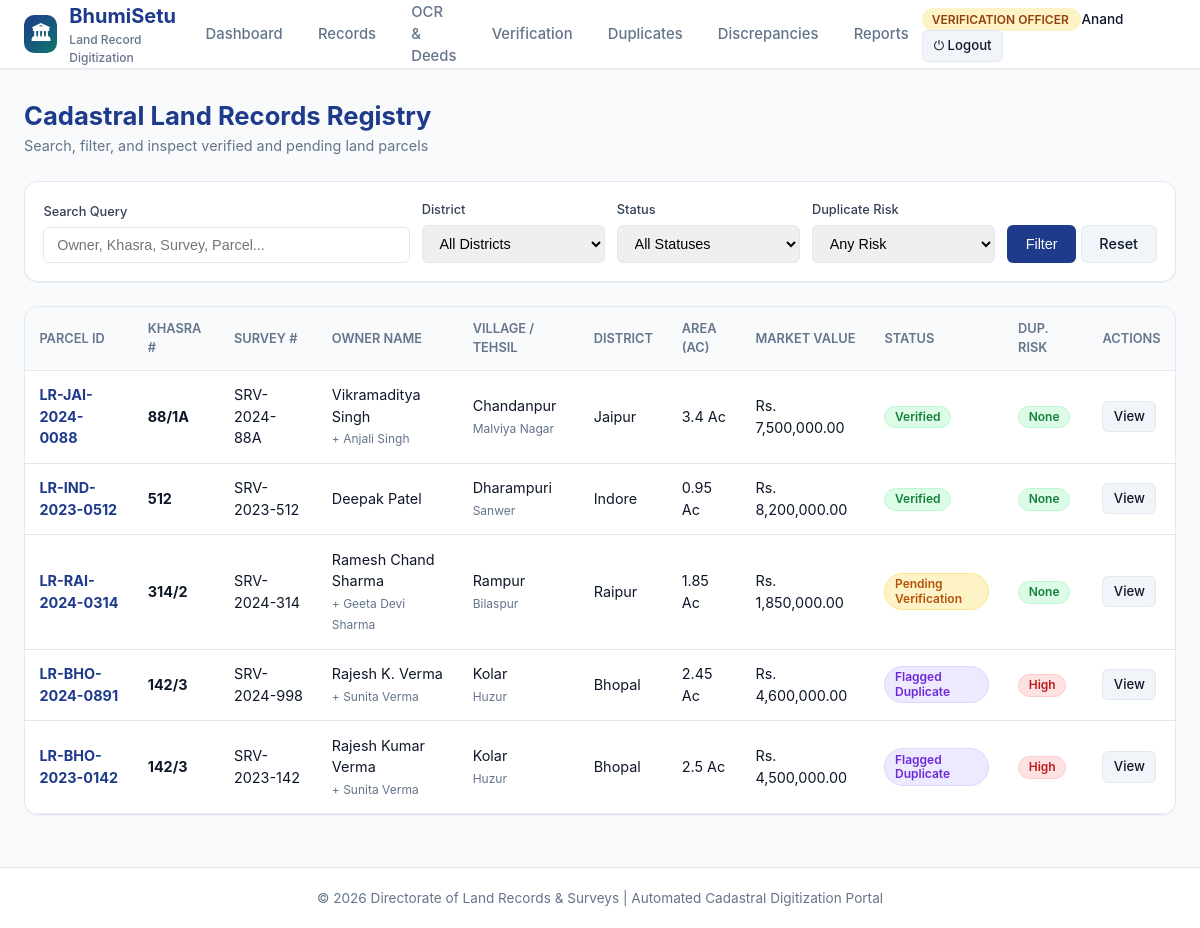
The page /records (signed in) on the database its author committed.
### models/user.py (models this page shows, shortened)
class User(UserMixin, db.Model):
    __tablename__ = 'users'
    id = db.Column(db.Integer, primary_key=True)
    email = db.Column(db.String(120), unique=True, nullable=False, index=True)
    name = db.Column(db.String(120), nullable=False)
    password_hash = db.Column(db.String(256), nullable=False)
    role = db.Column(db.String(50), nullable=False, default='Revenue Officer')
    department = db.Column(db.String(100), default='Revenue & Land Records Dept')
    is_active = db.Column(db.Boolean, default=True)
    created_at = db.Column(db.DateTime, default=datetime.utcnow)
    created_records = db.relationship('LandRecord', backref='creator', lazy=True, foreign_keys='LandRecord.created_by_id')
    uploaded_docs = db.relationship('Document', backref='uploader', lazy=True, foreign_keys='Document.uploaded_by_id')
    verifications = db.relationship('Verification', backref='verifier', lazy=True, foreign_keys='Verification.verified_by_id')
    audit_logs = db.relationship('AuditLog', backref='user', lazy=True, foreign_keys='AuditLog.user_id')
    @property
    def is_admin(self):
        return self.role == 'Administrator'
    @property
    def is_revenue_officer(self):
        return self.role in ['Revenue Officer', 'Administrator']
    @property
    def is_verification_officer(self):
        return self.role in ['Verification Officer', 'Administrator']

### models/land_record.py (models this page shows, shortened)
class LandRecord(db.Model):
    __tablename__ = 'land_records'
    id = db.Column(db.Integer, primary_key=True)
    khasra_number = db.Column(db.String(64), nullable=False, index=True)
    survey_number = db.Column(db.String(64), nullable=False, index=True)
    parcel_id = db.Column(db.String(64), unique=True, nullable=False, index=True)
    owner_name = db.Column(db.String(150), nullable=False, index=True)
    co_owners = db.Column(db.String(300), nullable=True)
    father_or_husband_name = db.Column(db.String(150), nullable=True)
    aadhaar_masked = db.Column(db.String(20), nullable=True)
    district = db.Column(db.String(100), nullable=False, index=True)
    tehsil = db.Column(db.String(100), nullable=False)
    village = db.Column(db.String(100), nullable=False, index=True)
    pincode = db.Column(db.String(10), nullable=True)
    land_type = db.Column(db.String(50), nullable=False, default='Agricultural')
    area_acres = db.Column(db.Float, nullable=False, default=0.0)
    area_sqft = db.Column(db.Float, nullable=True, default=0.0)
    market_value = db.Column(db.Float, nullable=False, default=0.0)
    mutation_number = db.Column(db.String(64), nullable=True)
    registration_date = db.Column(db.Date, nullable=True)
    north_boundary = db.Column(db.String(200), nullable=True)
    south_boundary = db.Column(db.String(200), nullable=True)
    east_boundary = db.Column(db.String(200), nullable=True)
    west_boundary = db.Column(db.String(200), nullable=True)
    status = db.Column(db.String(50), default='Pending Verification', index=True)
    duplicate_risk = db.Column(db.String(20), default='None')
    duplicate_matched_id = db.Column(db.Integer, nullable=True)
    duplicate_notes = db.Column(db.Text, nullable=True)
    mismatch_detected = db.Column(db.Boolean, default=False)
    mismatch_notes = db.Column(db.Text, nullable=True)
    created_by_id = db.Column(db.Integer, db.ForeignKey('users.id'), nullable=False)
    created_at = db.Column(db.DateTime, default=datetime.utcnow)
    updated_at = db.Column(db.DateTime, default=datetime.utcnow, onupdate=datetime.utcnow)
    documents = db.relationship('Document', backref='record', lazy=True, cascade='all, delete-orphan')
    verifications = db.relationship('Verification', backref='record', lazy=True, cascade='all, delete-orphan', order_by='desc(Verification.verification_date)')

### routes/records.py (the view, shortened to what this page needs)
@records_bp.route('/records')
@login_required
def list_records():
    query_str = request.args.get('q', '').strip()
    status_filter = request.args.get('status', '').strip()
    district_filter = request.args.get('district', '').strip()
    type_filter = request.args.get('land_type', '').strip()
    duplicate_filter = request.args.get('duplicate_risk', '').strip()
    records_query = LandRecord.query
    if status_filter:
        records_query = records_query.filter(LandRecord.status == status_filter)
    if district_filter:
        records_query = records_query.filter(LandRecord.district == district_filter)
    if type_filter:
        records_query = records_query.filter(LandRecord.land_type == type_filter)
    if duplicate_filter:
        records_query = records_query.filter(LandRecord.duplicate_risk == duplicate_filter)
    records = records_query.order_by(LandRecord.updated_at.desc()).all()
    districts = [r[0] for r in db.session.query(LandRecord.district).distinct().all() if r[0]]
    land_types = [r[0] for r in db.session.query(LandRecord.land_type).distinct().all() if r[0]]
    return render_template(
        'records.html',
        records=records,
        districts=districts,
        land_types=land_types,
        selected_q=query_str,
        selected_status=status_filter,
        selected_district=district_filter,
        selected_type=type_filter,
        selected_duplicate=duplicate_filter
    )

### templates/records.html (shortened to what this page needs)
{% extends "base.html" %}
{% block content %}
<div style="display: flex; justify-content: space-between; align-items: center; margin-bottom: 1.5rem; flex-wrap: wrap; gap: 1rem;">
  <div>
    <h1 style="font-size: 1.6rem; font-weight: 700; color: var(--primary);">Cadastral Land Records Registry</h1>
    <p style="color: var(--text-muted); font-size: 0.9rem;">Search, filter, and inspect verified and pending land parcels</p>
  </div>
</div>
<div class="card" style="margin-bottom: 1.5rem;">
  <div class="card-body" style="padding: 1.15rem;">
    <form method="GET" action="{{ url_for('records.list_records') }}" style="display: grid; grid-template-columns: 2fr 1fr 1fr 1fr auto; gap: 0.75rem; align-items: end;">
      <div>
        <label class="form-label" style="font-size: 0.8rem;">Search Query</label>
        <input type="text" name="q" class="form-control" placeholder="Owner, Khasra, Survey, Parcel..." value="{{ selected_q }}">
      </div>
      <div>
        <label class="form-label" style="font-size: 0.8rem;">District</label>
        <select name="district" class="form-control">
          <option value="">All Districts</option>
        </select>
      </div>
      <div>
        <label class="form-label" style="font-size: 0.8rem;">Status</label>
        <select name="status" class="form-control">
          <option value="">All Statuses</option>
        </select>
      </div>
      <div>
        <label class="form-label" style="font-size: 0.8rem;">Duplicate Risk</label>
        <select name="duplicate_risk" class="form-control">
          <option value="">Any Risk</option>
        </select>
      </div>
      <div>
        <button type="submit" class="btn btn-primary" style="height: 38px;">Filter</button>
        <a href="{{ url_for('records.list_records') }}" class="btn btn-secondary" style="height: 38px;">Reset</a>
      </div>
    </form>
  </div>
</div>
<div class="card">
  <div class="table-responsive">
    <table class="table">
      <thead>
        <tr>
          <th>Parcel ID</th>
          <th>Khasra #</th>
          <th>Survey #</th>
          <th>Owner Name</th>
          <th>Village / Tehsil</th>
          <th>District</th>
          <th>Area (Ac)</th>
          <th>Market Value</th>
          <th>Status</th>
          <th>Dup. Risk</th>
          <th>Actions</th>
        </tr>
      </thead>
      <tbody>
        {% for rec in records %}
        <tr>
          <td><a href="{{ url_for('records.view_record', record_id=rec.id) }}"><b>{{ rec.parcel_id }}</b></a></td>
          <td><b>{{ rec.khasra_number }}</b></td>
          <td>{{ rec.survey_number }}</td>
          <td>
            {{ rec.owner_name }}
            {% if rec.co_owners %}<br><small style="color: var(--text-muted);">+ {{ rec.co_owners }}</small>{% endif %}
          </td>
          <td>{{ rec.village }}<br><small style="color: var(--text-muted);">{{ rec.tehsil }}</small></td>
          <td>{{ rec.district }}</td>
          <td>{{ rec.area_acres }} Ac</td>
          <td>{{ rec.market_value|currency }}</td>
          <td><span class="badge {{ rec.status|status_badge }}">{{ rec.status }}</span></td>
          <td><span class="badge {{ rec.duplicate_risk|risk_badge }}">{{ rec.duplicate_risk }}</span></td>
          <td>
            <a href="{{ url_for('records.view_record', record_id=rec.id) }}" class="btn btn-sm btn-secondary">View</a>
          </td>
        </tr>
        {% else %}
        <tr>
          <td colspan="11" style="text-align: center; padding: 2.5rem; color: var(--text-muted);">
            No records matched your search filters.
          </td>
        </tr>
        {% endfor %}
      </tbody>
    </table>
  </div>
</div>
{% endblock %}

### templates/base.html (shortened to what this page needs)
<!DOCTYPE html>
<html lang="en">
<head>
  <link rel="stylesheet" href="{{ url_for('static', filename='css/style.css') }}">
</head>
<body>
  <header class="navbar">
    <div class="nav-container">
      <a href="{{ url_for('dashboard.root') }}" class="brand-logo">
        <div class="brand-icon">&#127963;</div>
        <div>
          <span>BhumiSetu</span>
          <span style="font-size: 0.75rem; display: block; color: var(--text-muted); font-weight: 500;">Land Record Digitization</span>
        </div>
      </a>
      {% if current_user.is_authenticated %}
      <nav>
        <ul class="nav-links">
          <li class="nav-item"><a href="{{ url_for('dashboard.index') }}">Dashboard</a></li>
          <li class="nav-item"><a href="{{ url_for('records.list_records') }}">Records</a></li>
          <li class="nav-item"><a href="{{ url_for('documents.list_documents') }}">OCR & Deeds</a></li>
          {% if current_user.is_verification_officer or current_user.is_admin %}
          <li class="nav-item"><a href="{{ url_for('verification.queue') }}">Verification</a></li>
          {% endif %}
          <li class="nav-item"><a href="{{ url_for('records.view_duplicates') }}">Duplicates</a></li>
          <li class="nav-item"><a href="{{ url_for('records.view_mismatches') }}">Discrepancies</a></li>
          <li class="nav-item"><a href="{{ url_for('reports.report_center') }}">Reports</a></li>
        </ul>
      </nav>
      <div class="user-badge-wrap">
        <span class="role-pill {% if current_user.is_admin %}role-admin{% elif current_user.role == 'Verification Officer' %}role-verify{% else %}role-revenue{% endif %}">
          {{ current_user.role }}
        </span>
        <span style="font-size: 0.85rem; font-weight: 500;">{{ current_user.name.split(' ')[0] }}</span>
        <a href="{{ url_for('auth.logout') }}" class="btn btn-sm btn-secondary" title="Logout">&#9211; Logout</a>
      </div>
      {% else %}
      <div>
        <a href="{{ url_for('auth.login') }}" class="btn btn-primary">Sign In</a>
      </div>
      {% endif %}
    </div>
  </header>
  <main class="main-wrapper">
    {% block content %}{% endblock %}
  </main>
  <footer>
    <div style="max-width: 1350px; margin: 0 auto; padding: 0 1.5rem;">
      <p>&copy; 2026 Directorate of Land Records & Surveys | Automated Cadastral Digitization Portal</p>
    </div>
  </footer>
</body>
</html>

### static/css/style.css (style rules this page uses)
:root { --primary: #1e3a8a; --primary-hover: #172554; --primary-light: #dbeafe; --secondary: #0f766e; --secondary-light: #ccfbf1; --accent: #d97706; --accent-light: #fef3c7; --danger: #dc2626; --danger-light: #fee2e2; --success: #16a34a; --success-light: #dcfce7; --purple: #7c3aed; --purple-light: #ede9fe; --text-main: #0f172a; --text-muted: #64748b; --bg-body: #f8fafc; --bg-card: #ffffff; --border-color: #e2e8f0; --radius-sm: 6px; --radius-md: 10px; --radius-lg: 14px; --shadow-sm: 0 1px 2px 0 rgb(0 0 0 / 0.05); --shadow-md: 0 4px 6px -1px rgb(0 0 0 / 0.1); --shadow-lg: 0 10px 15px -3px rgb(0 0 0 / 0.1); }
* { box-sizing: border-box; margin: 0; padding: 0; }
body { font-family: -apple-system, BlinkMacSystemFont, 'Segoe UI', Roboto, Helvetica, Arial, sans-serif; background-color: var(--bg-body); color: var(--text-main); line-height: 1.5; min-height: 100vh; display: flex; flex-direction: column; }
a { color: var(--primary); text-decoration: none; }
.navbar { background: #ffffff; border-bottom: 1px solid var(--border-color); position: sticky; top: 0; z-index: 1000; box-shadow: var(--shadow-sm); }
.nav-container { max-width: 1350px; margin: 0 auto; padding: 0 1.5rem; display: flex; align-items: center; justify-content: space-between; height: 68px; }
.brand-logo { display: flex; align-items: center; gap: 0.75rem; font-weight: 700; font-size: 1.25rem; color: var(--primary); }
.brand-icon { background: linear-gradient(135deg, #1e3a8a, #0f766e); color: white; width: 38px; height: 38px; border-radius: var(--radius-md); display: flex; align-items: center; justify-content: center; font-size: 1.2rem; }
.nav-links { display: flex; align-items: center; gap: 0.5rem; list-style: none; }
.nav-item a { padding: 0.5rem 0.85rem; border-radius: var(--radius-sm); color: var(--text-muted); font-weight: 500; font-size: 0.925rem; display: flex; align-items: center; gap: 0.35rem; }
.role-pill { font-size: 0.75rem; font-weight: 600; padding: 0.25rem 0.6rem; border-radius: 9999px; text-transform: uppercase; }
.role-verify { background-color: #fef3c7; color: #92400e; }
.main-wrapper { flex: 1; max-width: 1350px; width: 100%; margin: 0 auto; padding: 1.75rem 1.5rem; }
.btn { display: inline-flex; align-items: center; gap: 0.4rem; padding: 0.5rem 1.1rem; border-radius: var(--radius-sm); font-size: 0.9rem; font-weight: 500; cursor: pointer; border: 1px solid transparent; transition: all 0.15s ease; text-decoration: none; }
.btn-primary { background: var(--primary); color: white; }
.btn-secondary { background: #f1f5f9; color: var(--text-main); border-color: var(--border-color); }
.btn-sm { padding: 0.3rem 0.65rem; font-size: 0.825rem; }
.card { background: var(--bg-card); border: 1px solid var(--border-color); border-radius: var(--radius-lg); box-shadow: var(--shadow-sm); overflow: hidden; margin-bottom: 1.5rem; }
.card-body { padding: 1.35rem; }
.badge { display: inline-block; padding: 0.2rem 0.6rem; font-size: 0.75rem; font-weight: 600; border-radius: 9999px; line-height: 1.2; }
.badge-success { background-color: var(--success-light); color: #15803d; border: 1px solid #bbf7d0; }
.badge-warning { background-color: var(--accent-light); color: #b45309; border: 1px solid #fde68a; }
.badge-danger { background-color: var(--danger-light); color: #b91c1c; border: 1px solid #fecaca; }
.badge-purple { background-color: var(--purple-light); color: #6d28d9; border: 1px solid #ddd6fe; }
.table-responsive { overflow-x: auto; }
.table { width: 100%; border-collapse: collapse; text-align: left; font-size: 0.9rem; }
.table th { padding: 0.75rem 0.9rem; background-color: #f8fafc; color: var(--text-muted); font-weight: 600; border-bottom: 1px solid var(--border-color); font-size: 0.8rem; text-transform: uppercase; }
.table td { padding: 0.85rem 0.9rem; border-bottom: 1px solid var(--border-color); vertical-align: middle; }
.form-label { display: block; font-size: 0.85rem; font-weight: 500; margin-bottom: 0.35rem; color: #334155; }
.form-control { width: 100%; padding: 0.55rem 0.8rem; border: 1px solid var(--border-color); border-radius: var(--radius-sm); font-size: 0.9rem; }
footer { margin-top: auto; border-top: 1px solid var(--border-color); background: white; padding: 1.25rem 0; text-align: center; font-size: 0.85rem; color: var(--text-muted); }

### rows shown on the page
User: role "VERIFICATION OFFICER", name "Anand"
LandRecord: parcel_id "LR-JAI-2024-0088", khasra_number "88/1A", survey_number "SRV-2024-88A", owner_name "Vikramaditya Singh", co_owners "Anjali Singh", village "Chandanpur", tehsil "Malviya Nagar", district "Jaipur", area_acres "3.4", market_value "Rs. 7,500,000.00", status "Verified", duplicate_risk "None"
LandRecord: parcel_id "LR-IND-2023-0512", khasra_number "512", survey_number "SRV-2023-512", owner_name "Deepak Patel", village "Dharampuri", tehsil "Sanwer", district "Indore", area_acres "0.95", market_value "Rs. 8,200,000.00", status "Verified", duplicate_risk "None"
LandRecord: parcel_id "LR-RAI-2024-0314", khasra_number "314/2", survey_number "SRV-2024-314", owner_name "Ramesh Chand Sharma", co_owners "Geeta Devi Sharma", village "Rampur", tehsil "Bilaspur", district "Raipur", area_acres "1.85", market_value "Rs. 1,850,000.00", status "Pending Verification", duplicate_risk "None"
LandRecord: parcel_id "LR-BHO-2024-0891", khasra_number "142/3", survey_number "SRV-2024-998", owner_name "Rajesh K. Verma", co_owners "Sunita Verma", village "Kolar", tehsil "Huzur", district "Bhopal", area_acres "2.45", market_value "Rs. 4,600,000.00", status "Flagged Duplicate", duplicate_risk "High"
LandRecord: parcel_id "LR-BHO-2023-0142", khasra_number "142/3", survey_number "SRV-2023-142", owner_name "Rajesh Kumar Verma", co_owners "Sunita Verma", village "Kolar", tehsil "Huzur", district "Bhopal", area_acres "2.5", market_value "Rs. 4,500,000.00", status "Flagged Duplicate", duplicate_risk "High"
